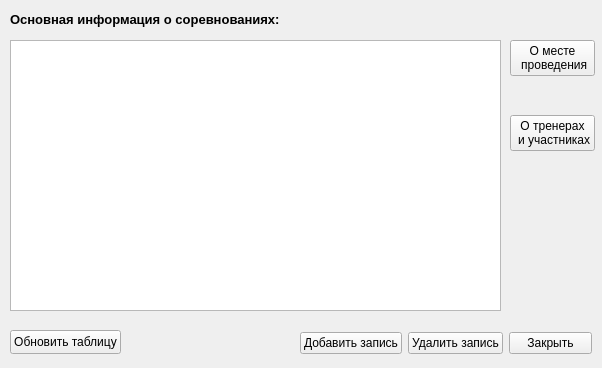
<?xml version="1.0" encoding="UTF-8"?>
<ui version="4.0">
 <class>MainWindow</class>
 <widget class="QMainWindow" name="MainWindow">
  <property name="geometry">
   <rect>
    <x>0</x>
    <y>0</y>
    <width>602</width>
    <height>368</height>
   </rect>
  </property>
  <property name="windowTitle">
   <string>MainWindow</string>
  </property>
  <widget class="QWidget" name="centralwidget">
   <widget class="QTableView" name="tableView">
    <property name="geometry">
     <rect>
      <x>10</x>
      <y>40</y>
      <width>491</width>
      <height>271</height>
     </rect>
    </property>
   </widget>
   <widget class="QWidget" name="layoutWidget">
    <property name="geometry">
     <rect>
      <x>510</x>
      <y>40</y>
      <width>85</width>
      <height>111</height>
     </rect>
    </property>
    <layout class="QVBoxLayout" name="verticalLayout">
     <item>
      <widget class="QPushButton" name="Place_Inf">
       <property name="text">
        <string>О месте 
 проведения</string>
       </property>
      </widget>
     </item>
     <item>
      <spacer name="verticalSpacer">
       <property name="orientation">
        <enum>Qt::Vertical</enum>
       </property>
       <property name="sizeHint" stdset="0">
        <size>
         <width>20</width>
         <height>40</height>
        </size>
       </property>
      </spacer>
     </item>
     <item>
      <widget class="QPushButton" name="Tr_Uch_Inf">
       <property name="text">
        <string>О тренерах
 и участниках</string>
       </property>
      </widget>
     </item>
    </layout>
   </widget>
   <widget class="QWidget" name="layoutWidget">
    <property name="geometry">
     <rect>
      <x>300</x>
      <y>330</y>
      <width>292</width>
      <height>26</height>
     </rect>
    </property>
    <layout class="QHBoxLayout" name="horizontalLayout">
     <item>
      <widget class="QPushButton" name="AddInf">
       <property name="text">
        <string>Добавить запись</string>
       </property>
      </widget>
     </item>
     <item>
      <widget class="QPushButton" name="DelInf">
       <property name="text">
        <string>Удалить запись</string>
       </property>
      </widget>
     </item>
     <item>
      <widget class="QPushButton" name="Close">
       <property name="text">
        <string>Закрыть</string>
       </property>
      </widget>
     </item>
    </layout>
   </widget>
   <widget class="QPushButton" name="Refresh">
    <property name="geometry">
     <rect>
      <x>10</x>
      <y>330</y>
      <width>111</width>
      <height>24</height>
     </rect>
    </property>
    <property name="text">
     <string>Обновить таблицу</string>
    </property>
   </widget>
   <widget class="QLabel" name="label">
    <property name="geometry">
     <rect>
      <x>10</x>
      <y>10</y>
      <width>271</width>
      <height>20</height>
     </rect>
    </property>
    <property name="text">
     <string>&lt;html&gt;&lt;head/&gt;&lt;body&gt;&lt;p&gt;&lt;span style=&quot; font-size:10pt; font-weight:700;&quot;&gt;Основная информация о соревнованиях:&lt;/span&gt;&lt;/p&gt;&lt;/body&gt;&lt;/html&gt;</string>
    </property>
   </widget>
  </widget>
 </widget>
 <resources/>
 <connections/>
</ui>
